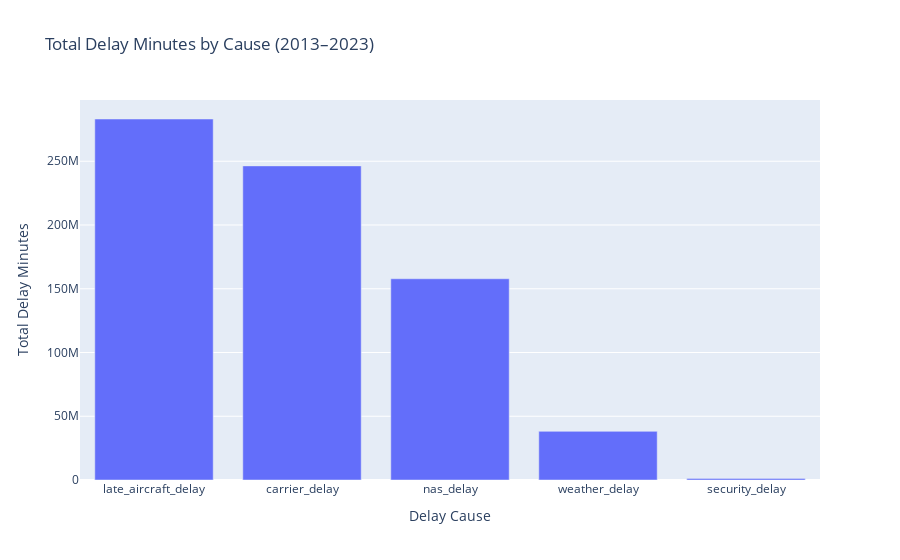

Here is the notebook cell this chart was saved with:
### Code cell
fig = px.bar(
    x=total_delays.index,          
    y=total_delays.values,         
    title="Total Delay Minutes by Cause (2013–2023)",
    labels={"x": "Delay Cause", "y": "Total Delay Minutes"} 
)

fig.show()

### Figure 1 — Plotly figure (JSON) as saved in the notebook; plotly's stock layout.template omitted (floating-point values rounded to 4 significant figures)
{"data": [{"hovertemplate": "Delay Cause=%{x}<br>Total Delay Minutes=%{y}<extra></extra>", "legendgroup": "", "marker": {"color": "#636efa", "pattern": {"shape": ""}}, "name": "", "orientation": "v", "showlegend": false, "textposition": "auto", "type": "bar", "x": ["late_aircraft_delay", "carrier_delay", "nas_delay", "weather_delay", "security_delay"], "xaxis": "x", "y": [283100000.0, 246400000.0, 157800000.0, 38150000.0, 1266000.0], "yaxis": "y"}], "layout": {"barmode": "relative", "legend": {"tracegroupgap": 0}, "title": {"text": "Total Delay Minutes by Cause (2013–2023)"}, "xaxis": {"anchor": "y", "domain": [0, 1], "title": {"text": "Delay Cause"}}, "yaxis": {"anchor": "x", "domain": [0, 1], "title": {"text": "Total Delay Minutes"}}}}
